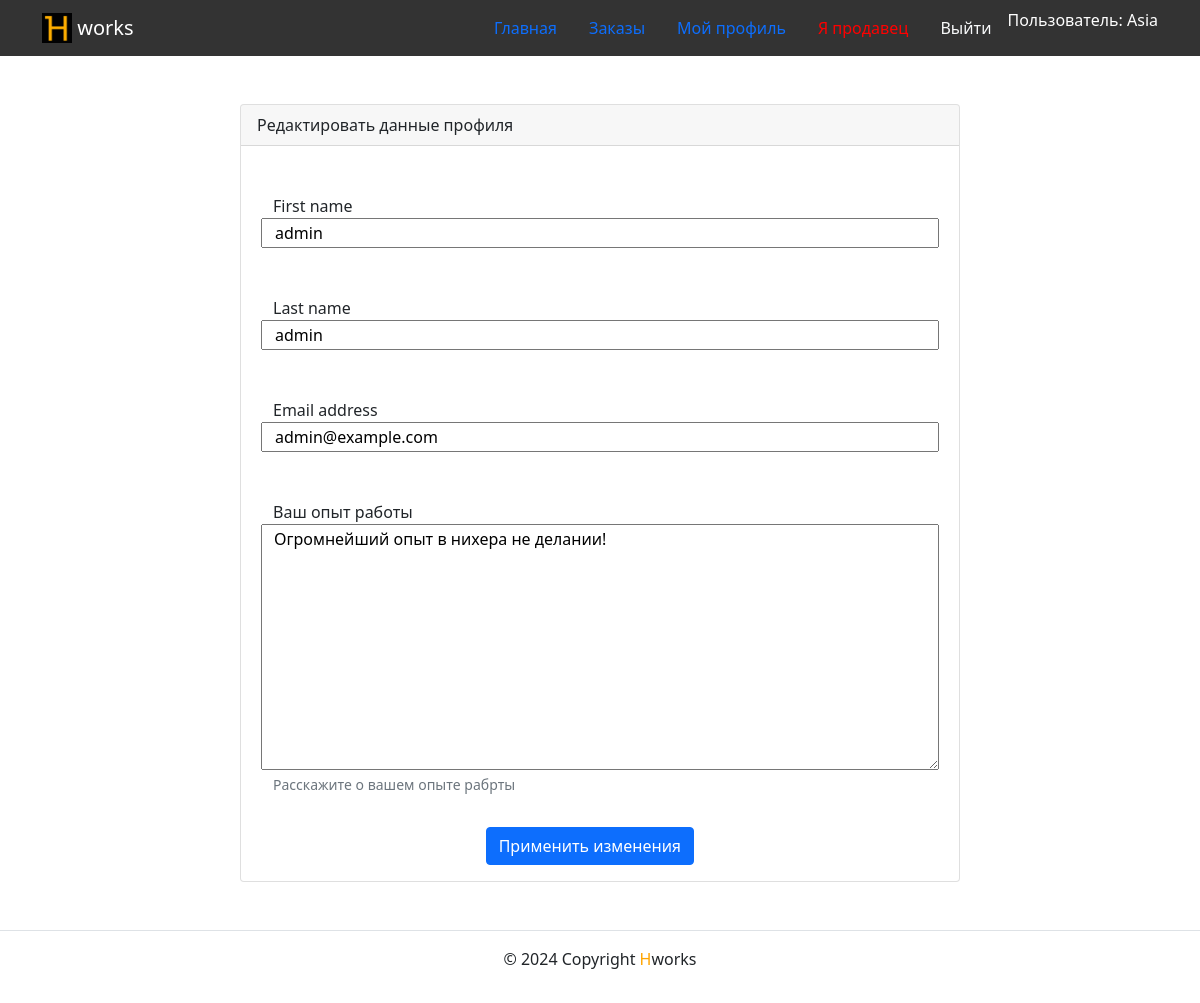
Screenshot of /auth/update/admin/ (signed in) with the database file from the repository.
### users/models.py (models this page shows)
class HworksUser(AbstractUser):
    exp = models.TextField(
        'Ваш опыт работы',
        blank=True, null=True,
        help_text='Расскажите о вашем опыте рабрты'
    )
    is_freelancer = models.BooleanField(
        'Я продавец',
        default=False,
        help_text='Если вы покупатель, оставьте это поле пустым'
    )

### users/views.py (the view, shortened to what this page needs)
# urls.py: path('update/<str:username>/', views.user_update, name='user_update'),
@login_required
def user_update(request, username):
    user = get_object_or_404(User, username=username)
    if request.method == 'GET':
        if user.is_freelancer:
            user_form = FullUserForm(instance=user)
        else:
            user_form = ShortUserForm(instance=user)
        template = 'users/edit.html'
        context = {'form': user_form, 'username': user.get_username()}
        return render(request, template, context)

### users/forms.py
class FullUserForm(ModelForm):
    class Meta:
        model = User
        fields = ('first_name', 'last_name', 'email', 'exp')

### templates/users/edit.html (shortened to what this page needs)
{% extends "base.html" %}
{% block content %}
  <div class="row justify-content-center">
    <div class="col-md-8 p-5">
      <div class="card">
        <div class="card-header">
          Редактировать данные профиля
        </div>
        <div class="card-body">
            <form method="post" action="{% url 'users:user_update' username %}">
              {% for field in form %}
              <div class="form-group row my-3 p-3">
                <label for="{{ field.id_for_label }}">
                  {{ field.label }}
                </label>
                {{ field }}
                {% if field.help_text %}
                  <small id="{{ field.id_for_label }}-help" class="form-text text-muted">
                    {{ field.help_text|safe }}
                  </small>
                {% endif %}
              </div>
              {% endfor %}
              <div class="col-md-6 offset-md-4">
                <button type="submit" class="btn btn-primary">
                  Применить изменения
                </button>
              </div>
            </form>
          </div>
        </div>
      </div>
  </div>
{% endblock %}

### templates/includes/header.html (shortened to what this page needs)
{% load static %}
<nav class="navbar navbar-light" style="background-color: #333333">
    <div class="container">
    <a class="navbar-brand" href="{% url 'hworks:index' %}">
        <img src="{% static 'img/logo.png' %}" width="30" height="30" class="d-inline-block align-top" alt="">
        <span style="color:white">works</span>
    </a>
    <ul class="nav nav-pills">
      <li class="nav-item">
        <a class="nav-link {% if request.resolver_match.view_name  == 'hworks:index' %} active {% endif %}" href="{% url 'hworks:index' %}">Главная</a>
    </li>
    {% if user.is_authenticated %}
    <li class="nav-item">
      <a class="nav-link {% if request.resolver_match.view_name  == 'hworks:orders_list' %} active {% endif %}" href="{% url 'hworks:orders_list' %}">Заказы</a>
    </li>
    <li class="nav-item">
      <a class="nav-link {% if request.resolver_match.view_name  == 'hworks:profile' %} active {% endif %}" href="{% url 'hworks:profile' user.username %}">Мой профиль</a>
    </li>
    <li class="nav-item">
      <a class="nav-link link-light {% if request.resolver_match.view_name  == 'users:change_status' %} active {% endif %}" onclick="document.getElementById('change_status_form').submit();">
        <span style="color: red">
          {% if user.is_freelancer %}
          Я покупатель
          {% else %}
          Я продавец
          {% endif %}
        </span>
      </a>
    </li>
    <li class="nav-item">
      <a class="nav-link link-light {% if request.resolver_match.view_name  == 'users:logout' %} active {% endif %}" onclick="document.getElementById('logout_form').submit();">Выйти</a>
    </li>
    <li>
      <span style="color: white">Пользователь: {{ user.username }}</span>
    </li>
    {% endif %}
  </ul>
  </div>
</nav>

### rows the page displays
HworksUser: username "Asia"
HworksUser: form "admin" "admin" "admin@example.com" "Огромнейший опыт в нихера не делании!"

### other values shown
{{ field.label }} "First name" "Last name" "Email address" "Ваш опыт работы"
{{ field.help_text|safe }} "Расскажите о вашем опыте рабрты"
